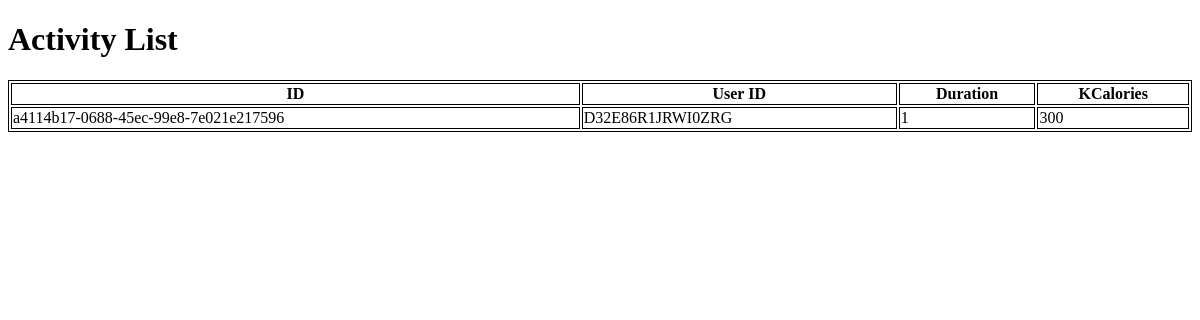
The app's page /, older data.
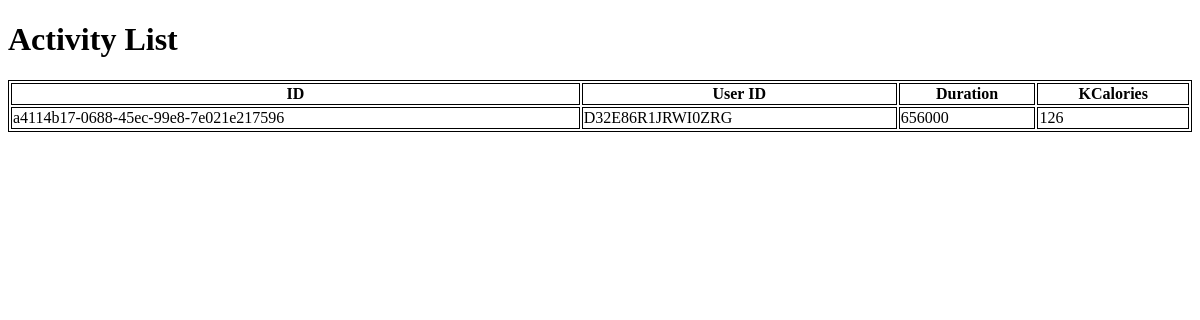
The same page, newer data.
### data/models.py (models this page shows)
class Activity(models.Model):
    id = models.UUIDField(primary_key=True)
    user_id = models.CharField(max_length=20)
    sport_type_id = models.CharField(max_length=10)
    creation_application_id = models.CharField(max_length=10)
    version = models.IntegerField()
    duration = models.IntegerField()
    pause = models.IntegerField()
    calories = models.IntegerField()
    subjective_feeling = models.CharField(max_length=20, null=True)
    dehydration_volume = models.IntegerField(null=True)
    plausible = models.BooleanField(null=True)
    start_time_timezone_offset = models.BigIntegerField(null=True)
    end_time_timezone_offset = models.BigIntegerField(null=True)
    tracking_method = models.CharField(max_length=20, null=True)
    start_time = models.BigIntegerField(null=True)
    end_time = models.BigIntegerField(null=True)
    user_perceived_start_time = models.BigIntegerField(null=True)
    user_perceived_end_time = models.BigIntegerField(null=True)
    created_at = models.BigIntegerField(null=True)
    updated_at = models.BigIntegerField(null=True)

### data/views.py (the view)
# urls.py: path('', views.activity_list, name='activity_list'),
def activity_list(request):
    activities = Activity.objects.all()
    return render(request, 'data/activity_list.html', {'activities': activities})

### data/templates/data/activity_list.html (shortened to what this page needs)
<!DOCTYPE html>
<html>
<head>
</head>
<body>
    <h1>Activity List</h1>
    <table style="width:100%">
        <tr>
            <th>ID</th>
            <th>User ID</th>
            <th>Duration</th>
            <th>KCalories</th>
        </tr>
        {% for activity in activities %}
        <tr>
            <td>{{ activity.id }}</td>
            <td>{{ activity.user_id }}</td>
            <td>{{ activity.duration }}</td>
            <td>{{ activity.calories }}</td>
        </tr>
        {% endfor %}
    </table>
</body>
</html>

Row changes from the older to the newer data that the page shows:
changed Activity "a4114b17-0688-45ec-99e8-7e021e217596": duration "1" → "656000"; calories "300" → "126"
